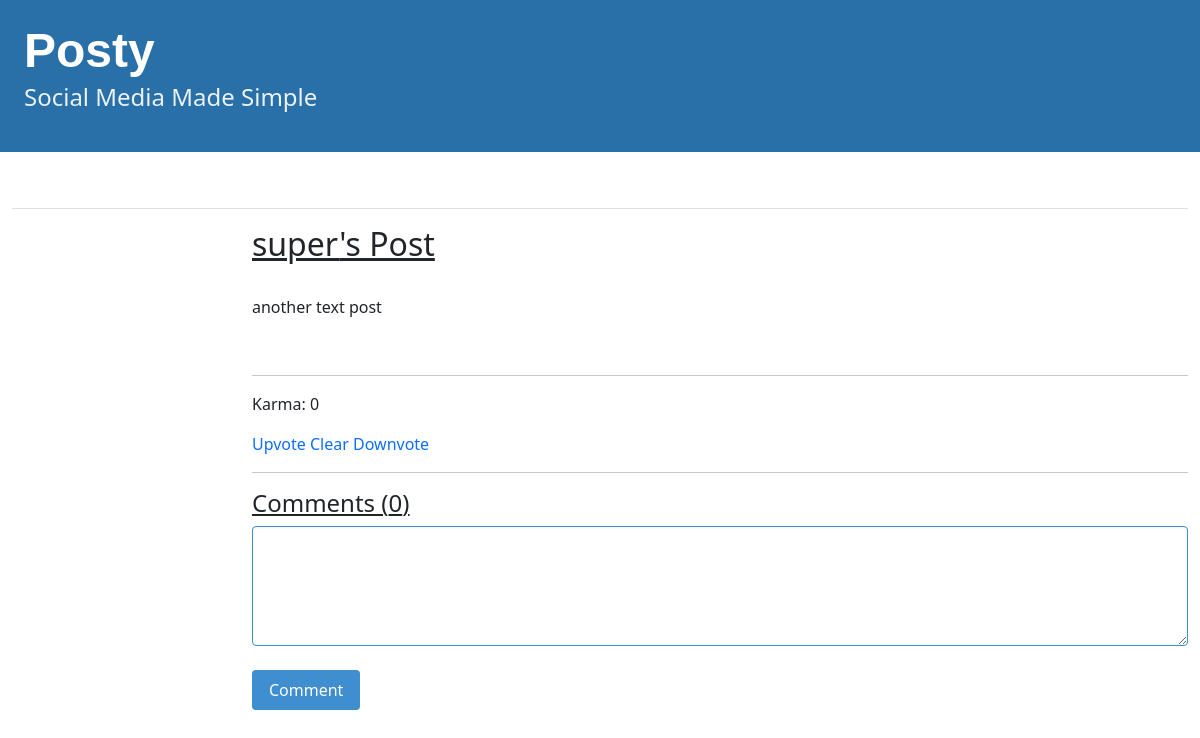
The page /post_detail/45/ on the database as committed earlier.
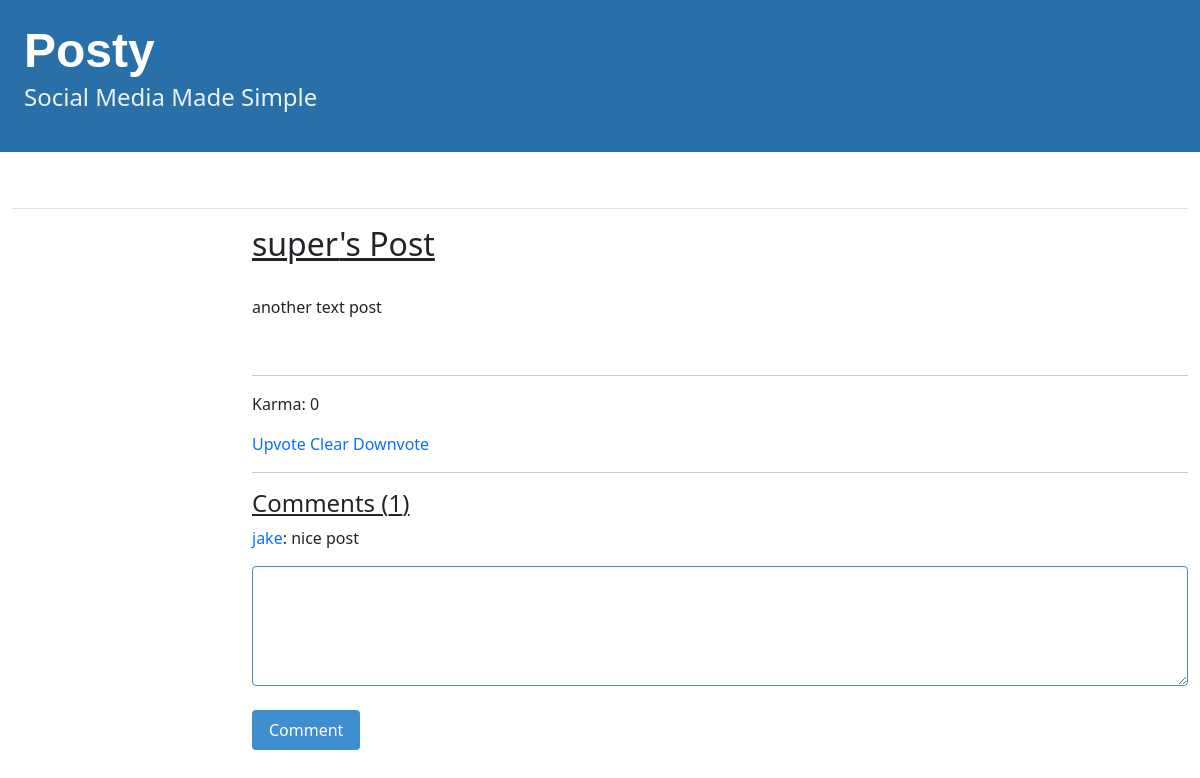
The same page on the database as committed later.
### posty/models.py (models this page shows, shortened)
class Post(models.Model):
    user = models.ForeignKey(User, related_name="posts", on_delete=models.DO_NOTHING)
    body = models.CharField(max_length=255)
    image = models.ImageField(
        default="onebyone.png", upload_to="images/", blank=True, null=True
    )
    created_at = models.DateTimeField(auto_now_add=True)
    post_karma = models.IntegerField(default=0, blank=True, null=True)
    comment_count = models.IntegerField(default=0, blank=True, null=True)

class Comment(models.Model):
    user = models.ForeignKey(User, related_name="comments", on_delete=models.DO_NOTHING)
    post = models.ForeignKey(Post, related_name="comments", on_delete=models.CASCADE)
    body = models.CharField(max_length=255)
    created_at = models.DateTimeField(auto_now_add=True)

### accounts/models.py (models this page shows)
class User(AbstractUser):
    user_karma = models.IntegerField(default=0, blank=True, null=True)
    profile_picture = models.ImageField(
        default="default_pfp.jpg", upload_to="images/", blank=True, null=True
    )
    class Meta:
        db_table = "auth_user"

### posty/views.py (the view)
# urls.py: path("post_detail/<int:pk>/", postDetailView, name="post_detail"),
def postDetailView(request, pk):
    post = Post.objects.get(pk=pk)
    return render(
        request,
        "posty/post_detail.html",
        {"post": post, "comment": Comment.objects.filter(post=post)},
    )

### templates/posty/post_detail.html (shortened to what this page needs)
{% extends "base.html" %}
{% block content %}
    {% load static %}
    <div class="post-entry column is-four-fifths">
        <u>
            <h2>{{ post.user.username }}'s Post</h2>
        </u>
        <br>
        {{ post.body|wordwrap:60|linebreaks }}
        <hr>
        <p>Karma: {{ post.post_karma }}</p>
        <a class="upvotebutton"
           id="upvote{{ post.id }}"
           href=""
           data-userid="{{ user.id }}"
           data-catid="{{ post.id }}">Upvote</a>
        <a class="clearbutton"
           id="clearbutton{{ post.id }}"
           href=""
           data-userid="{{ user.id }}"
           data-catid="{{ post.id }}">Clear</a>
        <a class="downvotebutton"
           id="downvote{{ post.id }}"
           href=""
           data-userid="{{ user.id }}"
           data-catid="{{ post.id }}">Downvote</a>
        <br>
        <hr>
        <h4>
            <u> Comments ({{ post.comment_count }}) </u>
        </h4>
        {% for c in comment %}
            <p>
                <a href="/profile/{{ c.user.id }}">{{ c.user.username }}</a>: {{ c.body }}
            </p>
        {% endfor %}
        <textarea id="comment{{post.id}}" class="textarea is-info" rows="4"></textarea>
        <br>
        <a class="commentbutton"
           id="commentbutton{{ post.id }}"
           href=""
           data-userid="{{ user.id }}"
           data-catid="{{ post.id }}">
            <button class="button is-success has-background-info">Comment</button>
        </a>
    </div>
{% endblock content %}

Rows that differ between the two databases and show on the page:
changed Post "another text post": comment_count "0" → "1"
added Comment: user.username "jake", body "nice post"
